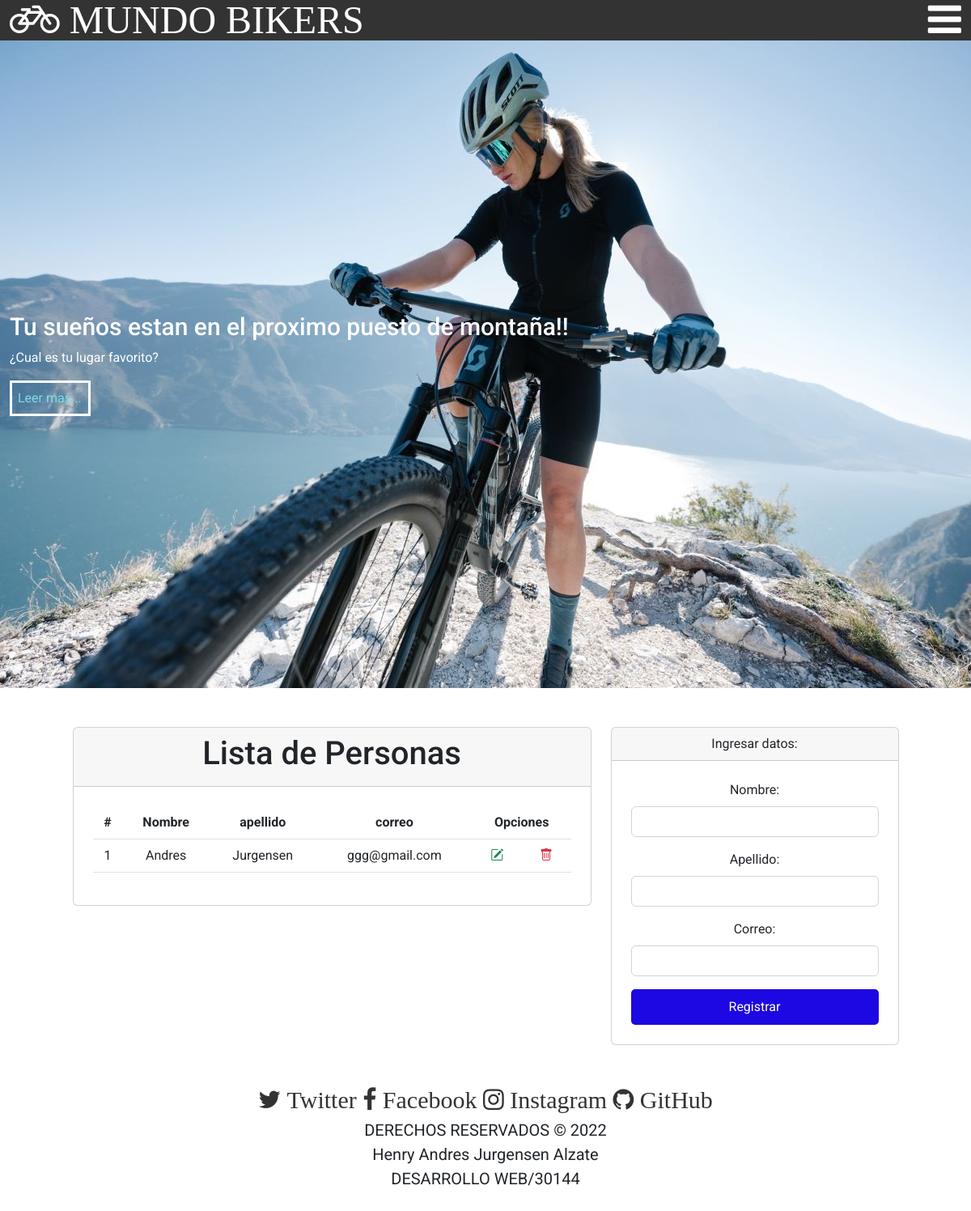
/CRUD_personas/index.php, run on the app's committed database.
### tables this page shows
CREATE TABLE `persona` (
  `codigo` int(11) NOT NULL,
  `nombre` varchar(250) NOT NULL,
  `apellido` varchar(250) NOT NULL,
  `correo` varchar(250) NOT NULL
);

### CRUD_personas/index.php (the view, shortened to what this page needs)
<?php include 'template/header.php' ?>
<?php
    include_once "model/conexion.php";
    $sentencia = $bd -> query("select * from persona");
    $persona = $sentencia->fetchAll(PDO::FETCH_OBJ);
?>
<div class="container mt-5">
    <div class="row justify-content-center">
        <div class="col-md-7">
            <div class="card">
                <div class="card-header">
                    <h1 class="card-title">Lista de Personas</h1>
                </div>
                <div class="p-4">
                    <table class="table align-middle">
                        <thead>
                            <tr>
                                <th scope="col">#</th>
                                <th scope="col">Nombre</th>
                                <th scope="col">apellido</th>
                                <th scope="col">correo</th>
                                <th scope="col" colspan="2">Opciones</th>
                            </tr>
                        </thead>
                        <tbody>
                            <?php
                                foreach($persona as $dato){
                            ?>
                            <tr>
                                <td scope="row"><?php echo $dato->codigo; ?></td>
                                <td><?php echo $dato->nombre; ?></td>
                                <td><?php echo $dato->apellido; ?></td>
                                <td><?php echo $dato->correo; ?></td>
                                <td><a class="text-success" href="editar.php?codigo=<?php echo $dato->codigo; ?>"><i class="bi bi-pencil-square"></i></a></td>
                                <td><a onclick="return confirm('Estas seguro de eliminar?');" class="text-danger" href="eliminar.php?codigo=<?php echo $dato->codigo; ?>"><i class="bi bi-trash"></i></a></td>
                            </tr>
                            <?php
                                }
                            ?>
                        </tbody>
                    </table>
                </div>
            </div>
        </div>
        <div class="col-md-4">
            <div class="card">
                <div class="card-header">
                    Ingresar datos:
                </div>
                <form class="p-4" method="POST" action="registrar.php">
                    <div class="mb-3">
                        <label class="form-label">Nombre: </label>
                        <input type="text" class="form-control" name="txtNombre" autofocus required>
                    </div>
                    <div class="mb-3">
                        <label class="form-label">Apellido: </label>
                        <input type="text" class="form-control" name="txtApellido" autofocus required>
                    </div>
                    <div class="mb-3">
                        <label class="form-label">Correo: </label>
                        <input type="text" class="form-control" name="txtCorreo" autofocus required>
                    </div>
                    <div class="d-grid">
                        <input type="submit" class="btn btn-primary" value="Registrar">
                    </div>
                </form>
            </div>
        </div>
    </div>
</div>
<?php include 'template/footer.php' ?>

### css/estilos.css (style rules this page uses)
* { margin: 0; padding: 0; box-sizing: border-box; }
body { font-family: 'Roboto', sans-serif; }

### css/modal.css (style rules this page uses)
.texto p, h1 { margin-bottom: 30px; }

### css/modal2.css (style rules this page uses)
.container { width: 100%; height: 100%; text-align: center; }
.btn { padding: 10px 20px; border: none; border-radius: 5px; background: rgb(29, 7, 226); color: white; }

### data on the page
persona: codigo "1", nombre "Andres", apellido "Jurgensen", correo "ggg@gmail.com"
